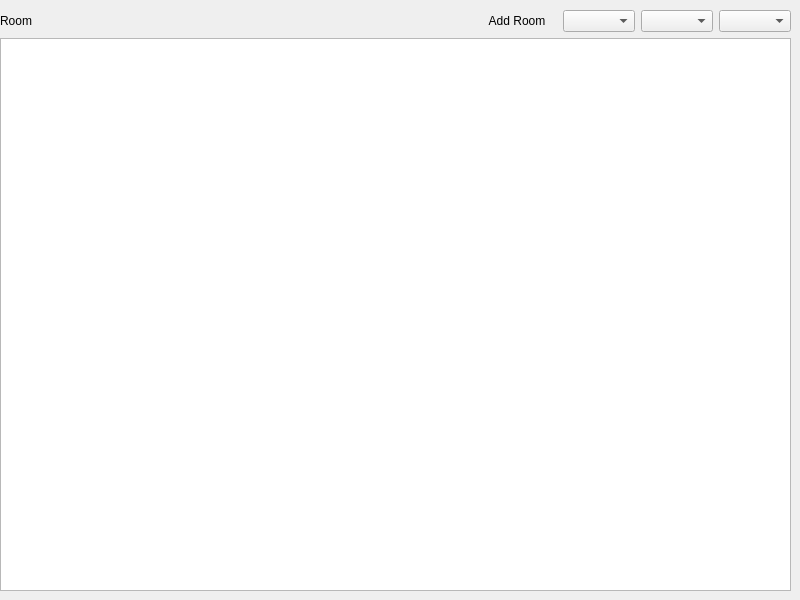
<?xml version="1.0" encoding="UTF-8"?>
<ui version="4.0">
 <class>RoomScene</class>
 <widget class="QWidget" name="RoomScene">
  <property name="geometry">
   <rect>
    <x>0</x>
    <y>0</y>
    <width>800</width>
    <height>600</height>
   </rect>
  </property>
  <property name="windowTitle">
   <string>Hotel</string>
  </property>
  <widget class="QWidget" name="containerQwidget" native="true">
   <property name="geometry">
    <rect>
     <x>0</x>
     <y>10</y>
     <width>791</width>
     <height>581</height>
    </rect>
   </property>
   <layout class="QHBoxLayout" name="horizontalLayout">
    <item>
     <layout class="QVBoxLayout" name="verticalLayout">
      <item>
       <layout class="QHBoxLayout" name="horizontalLayout_4">
        <property name="spacing">
         <number>10</number>
        </property>
        <property name="leftMargin">
         <number>10</number>
        </property>
       </layout>
      </item>
      <item>
       <layout class="QHBoxLayout" name="headerLayout">
        <item>
         <widget class="QLabel" name="label">
          <property name="text">
           <string>Room</string>
          </property>
          <property name="margin">
           <number>10</number>
          </property>
         </widget>
        </item>
        <item>
         <spacer name="horizontalSpacer">
          <property name="orientation">
           <enum>Qt::Horizontal</enum>
          </property>
          <property name="sizeHint" stdset="0">
           <size>
            <width>40</width>
            <height>20</height>
           </size>
          </property>
         </spacer>
        </item>
        <item>
         <widget class="QPushButton" name="btnAddRoom">
          <property name="styleSheet">
           <string notr="true"/>
          </property>
          <property name="text">
           <string>Add Room</string>
          </property>
          <property name="flat">
           <bool>true</bool>
          </property>
         </widget>
        </item>
        <item>
         <widget class="QComboBox" name="cmbLockStatus"/>
        </item>
        <item>
         <widget class="QComboBox" name="cmbRoomType"/>
        </item>
        <item>
         <widget class="QComboBox" name="cmbFloor"/>
        </item>
       </layout>
      </item>
      <item>
       <widget class="QTableView" name="tableView">
        <property name="frameShape">
         <enum>QFrame::StyledPanel</enum>
        </property>
       </widget>
      </item>
     </layout>
    </item>
   </layout>
  </widget>
 </widget>
 <resources/>
 <connections/>
</ui>
